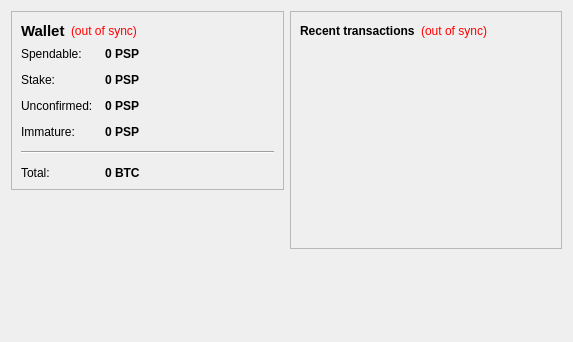
<?xml version="1.0" encoding="UTF-8"?>
<ui version="4.0">
 <class>OverviewPage</class>
 <widget class="QWidget" name="OverviewPage">
  <property name="geometry">
   <rect>
    <x>0</x>
    <y>0</y>
    <width>573</width>
    <height>342</height>
   </rect>
  </property>
  <property name="windowTitle">
   <string>Form</string>
  </property>
  <layout class="QHBoxLayout" name="horizontalLayout" stretch="1,1">
   <item>
    <layout class="QVBoxLayout" name="verticalLayout_2">
     <item>
      <widget class="QFrame" name="frame">
       <property name="frameShape">
        <enum>QFrame::StyledPanel</enum>
       </property>
       <property name="frameShadow">
        <enum>QFrame::Raised</enum>
       </property>
       <layout class="QVBoxLayout" name="verticalLayout_4">
        <item>
         <layout class="QHBoxLayout" name="horizontalLayout_4">
          <item>
           <widget class="QLabel" name="label_5">
            <property name="font">
             <font>
              <pointsize>11</pointsize>
              <weight>75</weight>
              <bold>true</bold>
             </font>
            </property>
            <property name="text">
             <string>Wallet</string>
            </property>
           </widget>
          </item>
          <item>
           <widget class="QLabel" name="labelWalletStatus">
            <property name="toolTip">
             <string>The displayed information may be out of date. Your wallet automatically synchronizes with the PosPro network after a connection is established, but this process has not completed yet.</string>
            </property>
            <property name="styleSheet">
             <string notr="true">QLabel { color: red; }</string>
            </property>
            <property name="text">
             <string notr="true">(out of sync)</string>
            </property>
            <property name="alignment">
             <set>Qt::AlignLeading|Qt::AlignLeft|Qt::AlignVCenter</set>
            </property>
           </widget>
          </item>
          <item>
           <spacer name="horizontalSpacer_2">
            <property name="orientation">
             <enum>Qt::Horizontal</enum>
            </property>
            <property name="sizeHint" stdset="0">
             <size>
              <width>40</width>
              <height>20</height>
             </size>
            </property>
           </spacer>
          </item>
         </layout>
        </item>
        <item>
         <layout class="QFormLayout" name="formLayout_2">
          <property name="fieldGrowthPolicy">
           <enum>QFormLayout::AllNonFixedFieldsGrow</enum>
          </property>
          <property name="horizontalSpacing">
           <number>12</number>
          </property>
          <property name="verticalSpacing">
           <number>12</number>
          </property>
          <item row="0" column="0">
           <widget class="QLabel" name="label">
            <property name="text">
             <string>Spendable:</string>
            </property>
           </widget>
          </item>
          <item row="0" column="1">
           <widget class="QLabel" name="labelBalance">
            <property name="font">
             <font>
              <weight>75</weight>
              <bold>true</bold>
             </font>
            </property>
            <property name="cursor">
             <cursorShape>IBeamCursor</cursorShape>
            </property>
            <property name="toolTip">
             <string>Your current spendable balance</string>
            </property>
            <property name="text">
             <string notr="true">0 PSP</string>
            </property>
            <property name="textInteractionFlags">
             <set>Qt::LinksAccessibleByMouse|Qt::TextSelectableByKeyboard|Qt::TextSelectableByMouse</set>
            </property>
           </widget>
          </item>
          <item row="1" column="0">
           <widget class="QLabel" name="label_6">
            <property name="text">
             <string>Stake:</string>
            </property>
           </widget>
          </item>
          <item row="1" column="1">
           <widget class="QLabel" name="labelStake">
            <property name="font">
             <font>
              <weight>75</weight>
              <bold>true</bold>
             </font>
            </property>
            <property name="cursor">
             <cursorShape>IBeamCursor</cursorShape>
            </property>
            <property name="toolTip">
             <string>Total of coins that was staked, and do not yet count toward the current balance</string>
            </property>
            <property name="text">
             <string notr="true">0 PSP</string>
            </property>
            <property name="textInteractionFlags">
             <set>Qt::LinksAccessibleByMouse|Qt::TextSelectableByKeyboard|Qt::TextSelectableByMouse</set>
            </property>
           </widget>
          </item>
          <item row="2" column="0">
           <widget class="QLabel" name="label_3">
            <property name="text">
             <string>Unconfirmed:</string>
            </property>
           </widget>
          </item>
          <item row="2" column="1">
           <widget class="QLabel" name="labelUnconfirmed">
            <property name="font">
             <font>
              <weight>75</weight>
              <bold>true</bold>
             </font>
            </property>
            <property name="cursor">
             <cursorShape>IBeamCursor</cursorShape>
            </property>
            <property name="toolTip">
             <string>Total of transactions that have yet to be confirmed, and do not yet count toward the current balance</string>
            </property>
            <property name="text">
             <string notr="true">0 PSP</string>
            </property>
            <property name="textInteractionFlags">
             <set>Qt::LinksAccessibleByMouse|Qt::TextSelectableByKeyboard|Qt::TextSelectableByMouse</set>
            </property>
           </widget>
          </item>
          <item row="3" column="0">
           <widget class="QLabel" name="labelImmatureText">
            <property name="text">
             <string>Immature:</string>
            </property>
           </widget>
          </item>
          <item row="3" column="1">
           <widget class="QLabel" name="labelImmature">
            <property name="font">
             <font>
              <weight>75</weight>
              <bold>true</bold>
             </font>
            </property>
            <property name="toolTip">
             <string>Mined balance that has not yet matured</string>
            </property>
            <property name="text">
             <string notr="true">0 PSP</string>
            </property>
            <property name="textInteractionFlags">
             <set>Qt::LinksAccessibleByMouse|Qt::TextSelectableByKeyboard|Qt::TextSelectableByMouse</set>
            </property>
           </widget>
          </item>
          <item row="4" column="0" colspan="2">
           <widget class="Line" name="line">
            <property name="orientation">
             <enum>Qt::Horizontal</enum>
            </property>
           </widget>
          </item>
          <item row="5" column="0">
           <widget class="QLabel" name="labelTotalText">
            <property name="text">
             <string>Total:</string>
            </property>
           </widget>
          </item>
          <item row="5" column="1">
           <widget class="QLabel" name="labelTotal">
            <property name="font">
             <font>
              <weight>75</weight>
              <bold>true</bold>
             </font>
            </property>
            <property name="cursor">
             <cursorShape>IBeamCursor</cursorShape>
            </property>
            <property name="toolTip">
             <string>Your current total balance</string>
            </property>
            <property name="text">
             <string notr="true">0 BTC</string>
            </property>
            <property name="textInteractionFlags">
             <set>Qt::LinksAccessibleByMouse|Qt::TextSelectableByKeyboard|Qt::TextSelectableByMouse</set>
            </property>
           </widget>
          </item>
         </layout>
        </item>
       </layout>
      </widget>
     </item>
     <item>
      <spacer name="verticalSpacer">
       <property name="orientation">
        <enum>Qt::Vertical</enum>
       </property>
       <property name="sizeHint" stdset="0">
        <size>
         <width>20</width>
         <height>40</height>
        </size>
       </property>
      </spacer>
     </item>
    </layout>
   </item>
   <item>
    <layout class="QVBoxLayout" name="verticalLayout_3">
     <item>
      <widget class="QFrame" name="frame_2">
       <property name="frameShape">
        <enum>QFrame::StyledPanel</enum>
       </property>
       <property name="frameShadow">
        <enum>QFrame::Raised</enum>
       </property>
       <layout class="QVBoxLayout" name="verticalLayout">
        <item>
         <layout class="QHBoxLayout" name="horizontalLayout_2">
          <item>
           <widget class="QLabel" name="label_4">
            <property name="text">
             <string>&lt;b&gt;Recent transactions&lt;/b&gt;</string>
            </property>
           </widget>
          </item>
          <item>
           <widget class="QLabel" name="labelTransactionsStatus">
            <property name="toolTip">
             <string>The displayed information may be out of date. Your wallet automatically synchronizes with the PosPro network after a connection is established, but this process has not completed yet.</string>
            </property>
            <property name="styleSheet">
             <string notr="true">QLabel { color: red; }</string>
            </property>
            <property name="text">
             <string notr="true">(out of sync)</string>
            </property>
            <property name="alignment">
             <set>Qt::AlignRight|Qt::AlignTrailing|Qt::AlignVCenter</set>
            </property>
           </widget>
          </item>
          <item>
           <spacer name="horizontalSpacer">
            <property name="orientation">
             <enum>Qt::Horizontal</enum>
            </property>
            <property name="sizeHint" stdset="0">
             <size>
              <width>40</width>
              <height>20</height>
             </size>
            </property>
           </spacer>
          </item>
         </layout>
        </item>
        <item>
         <widget class="QListView" name="listTransactions">
          <property name="styleSheet">
           <string notr="true">QListView { background: transparent; }</string>
          </property>
          <property name="frameShape">
           <enum>QFrame::NoFrame</enum>
          </property>
          <property name="verticalScrollBarPolicy">
           <enum>Qt::ScrollBarAlwaysOff</enum>
          </property>
          <property name="horizontalScrollBarPolicy">
           <enum>Qt::ScrollBarAlwaysOff</enum>
          </property>
          <property name="selectionMode">
           <enum>QAbstractItemView::NoSelection</enum>
          </property>
         </widget>
        </item>
       </layout>
      </widget>
     </item>
     <item>
      <spacer name="verticalSpacer_2">
       <property name="orientation">
        <enum>Qt::Vertical</enum>
       </property>
       <property name="sizeHint" stdset="0">
        <size>
         <width>20</width>
         <height>40</height>
        </size>
       </property>
      </spacer>
     </item>
    </layout>
   </item>
  </layout>
 </widget>
 <resources/>
 <connections/>
</ui>
